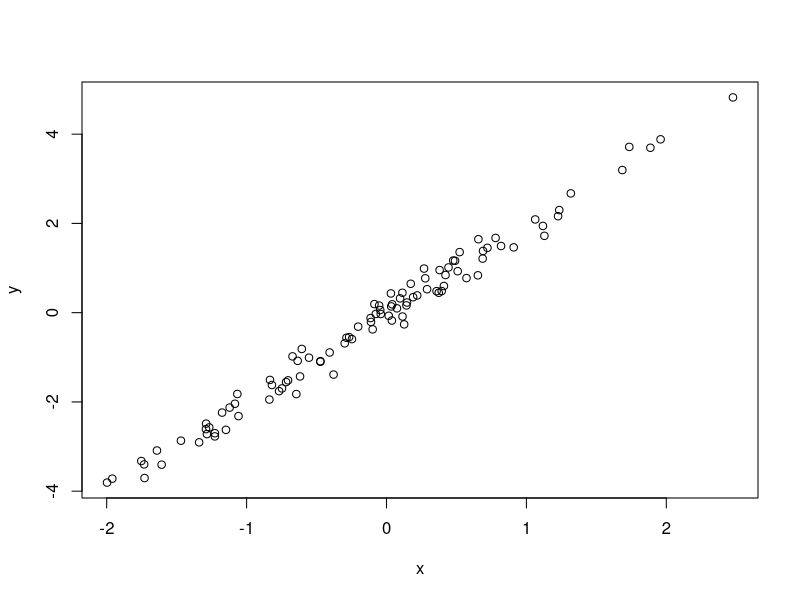

Write R code to recreate this figure.
# Simulate and plot data
# Luisa Rojas
# lmrojas@email.arizon.edu
# 2022-03-15

# Simulate predictor variable
x <- rnorm(n = 100)
# Calculate response variable and add noise
y <- 2 * x + rnorm(n = 100, sd = 0.2)
# Plot the data
plot(x = x, y = y)

#
